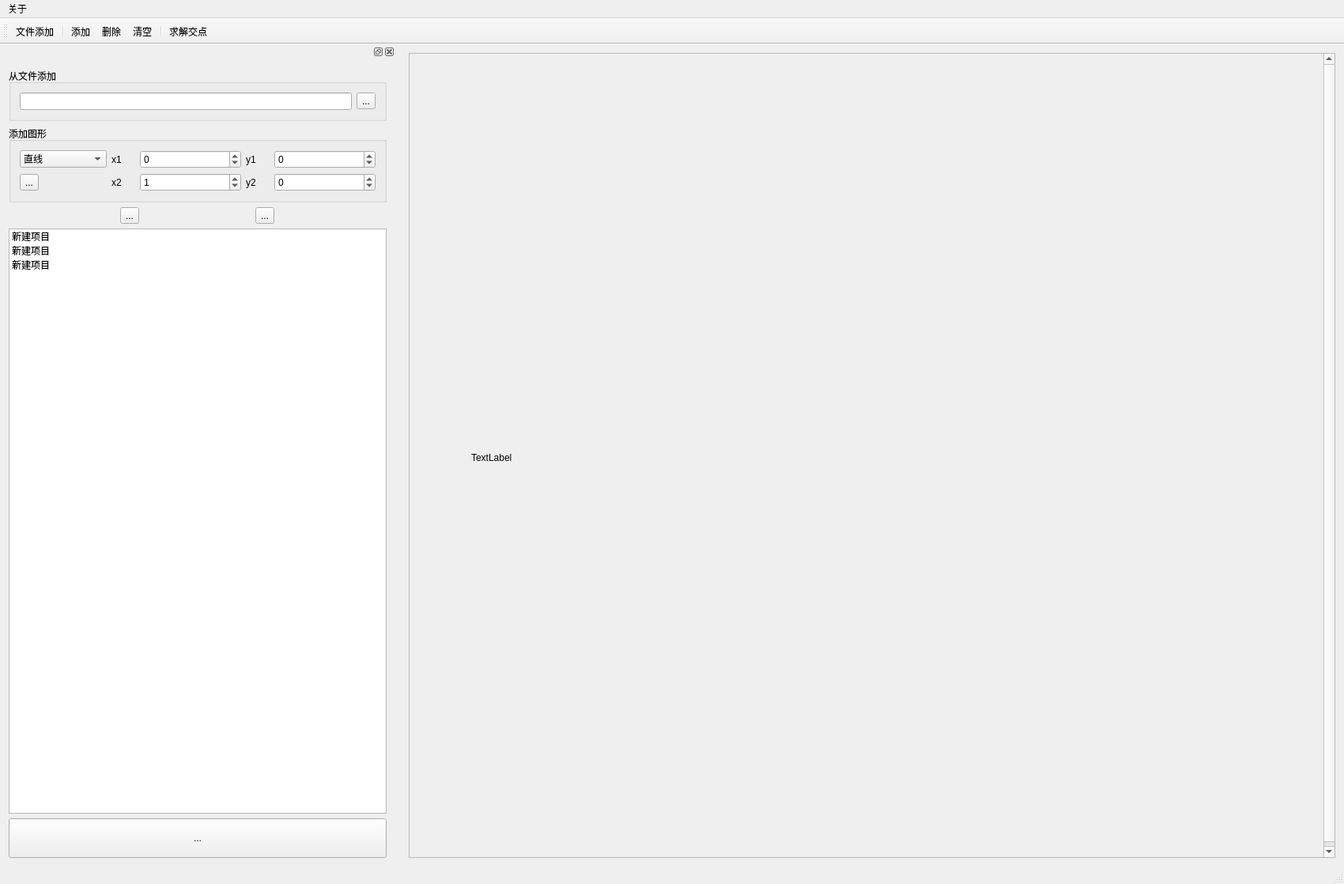
<?xml version="1.0" encoding="UTF-8"?>
<ui version="4.0">
 <class>IntersectionGUIClass</class>
 <widget class="QMainWindow" name="IntersectionGUIClass">
  <property name="geometry">
   <rect>
    <x>0</x>
    <y>0</y>
    <width>1700</width>
    <height>1118</height>
   </rect>
  </property>
  <property name="sizePolicy">
   <sizepolicy hsizetype="Minimum" vsizetype="Minimum">
    <horstretch>0</horstretch>
    <verstretch>0</verstretch>
   </sizepolicy>
  </property>
  <property name="minimumSize">
   <size>
    <width>1000</width>
    <height>1000</height>
   </size>
  </property>
  <property name="maximumSize">
   <size>
    <width>1700</width>
    <height>1200</height>
   </size>
  </property>
  <property name="windowTitle">
   <string>IntersectionGUI</string>
  </property>
  <widget class="QWidget" name="centralWidget">
   <layout class="QHBoxLayout" name="horizontalLayout_4">
    <item>
     <widget class="QScrollArea" name="scrollArea4">
      <property name="widgetResizable">
       <bool>true</bool>
      </property>
      <widget class="QWidget" name="scrollAreaWidgetContents">
       <property name="geometry">
        <rect>
         <x>0</x>
         <y>0</y>
         <width>1120</width>
         <height>1036</height>
        </rect>
       </property>
       <layout class="QHBoxLayout" name="horizontalLayout_3">
        <item>
         <widget class="QLabel" name="canvas">
          <property name="sizePolicy">
           <sizepolicy hsizetype="Fixed" vsizetype="Fixed">
            <horstretch>0</horstretch>
            <verstretch>0</verstretch>
           </sizepolicy>
          </property>
          <property name="minimumSize">
           <size>
            <width>1000</width>
            <height>1000</height>
           </size>
          </property>
          <property name="maximumSize">
           <size>
            <width>1000</width>
            <height>1000</height>
           </size>
          </property>
          <property name="text">
           <string>TextLabel</string>
          </property>
         </widget>
        </item>
       </layout>
      </widget>
     </widget>
    </item>
   </layout>
  </widget>
  <widget class="QMenuBar" name="menuBar">
   <property name="geometry">
    <rect>
     <x>0</x>
     <y>0</y>
     <width>1700</width>
     <height>37</height>
    </rect>
   </property>
   <widget class="QMenu" name="menu">
    <property name="title">
     <string>关于</string>
    </property>
    <addaction name="actAbout"/>
   </widget>
   <addaction name="menu"/>
  </widget>
  <widget class="QToolBar" name="mainToolBar">
   <attribute name="toolBarArea">
    <enum>TopToolBarArea</enum>
   </attribute>
   <attribute name="toolBarBreak">
    <bool>false</bool>
   </attribute>
   <addaction name="actAddFile"/>
   <addaction name="separator"/>
   <addaction name="actAddShape"/>
   <addaction name="actDelShape"/>
   <addaction name="actClear"/>
   <addaction name="separator"/>
   <addaction name="actSolve"/>
  </widget>
  <widget class="QStatusBar" name="statusBar"/>
  <widget class="QDockWidget" name="FunctionArea">
   <property name="minimumSize">
    <size>
     <width>500</width>
     <height>805</height>
    </size>
   </property>
   <property name="maximumSize">
    <size>
     <width>500</width>
     <height>524287</height>
    </size>
   </property>
   <attribute name="dockWidgetArea">
    <number>1</number>
   </attribute>
   <widget class="QWidget" name="dockWidgetContents">
    <layout class="QVBoxLayout" name="verticalLayout">
     <item>
      <layout class="QVBoxLayout" name="functionArea">
       <property name="sizeConstraint">
        <enum>QLayout::SetDefaultConstraint</enum>
       </property>
       <item>
        <widget class="QGroupBox" name="groupBox">
         <property name="title">
          <string>从文件添加</string>
         </property>
         <layout class="QHBoxLayout" name="horizontalLayout">
          <item>
           <widget class="QLineEdit" name="fileName"/>
          </item>
          <item>
           <widget class="QToolButton" name="tBtnAddFile">
            <property name="text">
             <string>...</string>
            </property>
            <property name="toolButtonStyle">
             <enum>Qt::ToolButtonTextBesideIcon</enum>
            </property>
           </widget>
          </item>
         </layout>
        </widget>
       </item>
       <item>
        <widget class="QGroupBox" name="groupBox_2">
         <property name="title">
          <string>添加图形</string>
         </property>
         <layout class="QGridLayout" name="gridLayout">
          <item row="0" column="1">
           <widget class="QLabel" name="label1">
            <property name="maximumSize">
             <size>
              <width>30</width>
              <height>16777215</height>
             </size>
            </property>
            <property name="text">
             <string>x1</string>
            </property>
           </widget>
          </item>
          <item row="0" column="0">
           <widget class="QComboBox" name="shapeType">
            <property name="minimumSize">
             <size>
              <width>110</width>
              <height>0</height>
             </size>
            </property>
            <item>
             <property name="text">
              <string>直线</string>
             </property>
             <property name="icon">
              <iconset resource="IntersectionGUI.qrc">
               <normaloff>:/IntersectionGUI/Resources/Icons/line.png</normaloff>:/IntersectionGUI/Resources/Icons/line.png</iconset>
             </property>
            </item>
            <item>
             <property name="text">
              <string>线段</string>
             </property>
             <property name="icon">
              <iconset resource="IntersectionGUI.qrc">
               <normaloff>:/IntersectionGUI/Resources/Icons/seg.png</normaloff>:/IntersectionGUI/Resources/Icons/seg.png</iconset>
             </property>
            </item>
            <item>
             <property name="text">
              <string>射线</string>
             </property>
             <property name="icon">
              <iconset resource="IntersectionGUI.qrc">
               <normaloff>:/IntersectionGUI/Resources/Icons/ray.png</normaloff>:/IntersectionGUI/Resources/Icons/ray.png</iconset>
             </property>
            </item>
            <item>
             <property name="text">
              <string>圆</string>
             </property>
             <property name="icon">
              <iconset resource="IntersectionGUI.qrc">
               <normaloff>:/IntersectionGUI/Resources/Icons/circ.png</normaloff>:/IntersectionGUI/Resources/Icons/circ.png</iconset>
             </property>
            </item>
           </widget>
          </item>
          <item row="0" column="2">
           <widget class="QSpinBox" name="data1">
            <property name="minimum">
             <number>-99999</number>
            </property>
            <property name="maximum">
             <number>99999</number>
            </property>
           </widget>
          </item>
          <item row="0" column="5">
           <widget class="QSpinBox" name="data2">
            <property name="minimum">
             <number>-99999</number>
            </property>
            <property name="maximum">
             <number>99999</number>
            </property>
           </widget>
          </item>
          <item row="1" column="1">
           <widget class="QLabel" name="label3">
            <property name="text">
             <string>x2</string>
            </property>
           </widget>
          </item>
          <item row="1" column="2">
           <widget class="QSpinBox" name="data3">
            <property name="minimum">
             <number>-99999</number>
            </property>
            <property name="maximum">
             <number>99999</number>
            </property>
            <property name="value">
             <number>1</number>
            </property>
           </widget>
          </item>
          <item row="1" column="0">
           <widget class="QToolButton" name="tBtnAddShape">
            <property name="text">
             <string>...</string>
            </property>
            <property name="toolButtonStyle">
             <enum>Qt::ToolButtonTextBesideIcon</enum>
            </property>
           </widget>
          </item>
          <item row="1" column="4">
           <widget class="QLabel" name="label4">
            <property name="text">
             <string>y2</string>
            </property>
           </widget>
          </item>
          <item row="1" column="5">
           <widget class="QSpinBox" name="data4">
            <property name="minimum">
             <number>-99999</number>
            </property>
            <property name="maximum">
             <number>99999</number>
            </property>
           </widget>
          </item>
          <item row="0" column="4">
           <widget class="QLabel" name="label2">
            <property name="maximumSize">
             <size>
              <width>30</width>
              <height>16777215</height>
             </size>
            </property>
            <property name="text">
             <string>y1</string>
            </property>
           </widget>
          </item>
         </layout>
        </widget>
       </item>
       <item>
        <layout class="QHBoxLayout" name="horizontalLayout_2">
         <item>
          <widget class="QToolButton" name="tBtnDelShape">
           <property name="text">
            <string>...</string>
           </property>
           <property name="toolButtonStyle">
            <enum>Qt::ToolButtonTextBesideIcon</enum>
           </property>
          </widget>
         </item>
         <item>
          <widget class="QToolButton" name="tBtnClear">
           <property name="text">
            <string>...</string>
           </property>
           <property name="toolButtonStyle">
            <enum>Qt::ToolButtonTextBesideIcon</enum>
           </property>
          </widget>
         </item>
        </layout>
       </item>
       <item>
        <widget class="QListWidget" name="listWidget">
         <item>
          <property name="text">
           <string>新建项目</string>
          </property>
          <property name="checkState">
           <enum>Unchecked</enum>
          </property>
         </item>
         <item>
          <property name="text">
           <string>新建项目</string>
          </property>
         </item>
         <item>
          <property name="text">
           <string>新建项目</string>
          </property>
         </item>
        </widget>
       </item>
       <item>
        <widget class="QToolButton" name="tBtnSolve">
         <property name="sizePolicy">
          <sizepolicy hsizetype="Minimum" vsizetype="Fixed">
           <horstretch>0</horstretch>
           <verstretch>0</verstretch>
          </sizepolicy>
         </property>
         <property name="minimumSize">
          <size>
           <width>0</width>
           <height>50</height>
          </size>
         </property>
         <property name="cursor">
          <cursorShape>PointingHandCursor</cursorShape>
         </property>
         <property name="text">
          <string>...</string>
         </property>
         <property name="toolButtonStyle">
          <enum>Qt::ToolButtonTextUnderIcon</enum>
         </property>
        </widget>
       </item>
      </layout>
     </item>
    </layout>
   </widget>
  </widget>
  <action name="actAddShape">
   <property name="icon">
    <iconset resource="IntersectionGUI.qrc">
     <normaloff>:/IntersectionGUI/Resources/Icons/Add.ico</normaloff>:/IntersectionGUI/Resources/Icons/Add.ico</iconset>
   </property>
   <property name="text">
    <string>添加</string>
   </property>
   <property name="toolTip">
    <string>添加</string>
   </property>
   <property name="shortcut">
    <string>Ctrl+A</string>
   </property>
  </action>
  <action name="actDelShape">
   <property name="icon">
    <iconset resource="IntersectionGUI.qrc">
     <normaloff>:/IntersectionGUI/Resources/Icons/Delete.ico</normaloff>:/IntersectionGUI/Resources/Icons/Delete.ico</iconset>
   </property>
   <property name="text">
    <string>删除</string>
   </property>
   <property name="toolTip">
    <string>删除</string>
   </property>
  </action>
  <action name="actAddFile">
   <property name="icon">
    <iconset resource="IntersectionGUI.qrc">
     <normaloff>:/IntersectionGUI/Resources/Icons/Add file.ico</normaloff>:/IntersectionGUI/Resources/Icons/Add file.ico</iconset>
   </property>
   <property name="text">
    <string>文件添加</string>
   </property>
   <property name="toolTip">
    <string>文件添加</string>
   </property>
   <property name="shortcut">
    <string>Ctrl+F</string>
   </property>
  </action>
  <action name="actClear">
   <property name="icon">
    <iconset resource="IntersectionGUI.qrc">
     <normaloff>:/IntersectionGUI/Resources/Icons/clear2.png</normaloff>:/IntersectionGUI/Resources/Icons/clear2.png</iconset>
   </property>
   <property name="text">
    <string>清空</string>
   </property>
   <property name="toolTip">
    <string>清空</string>
   </property>
  </action>
  <action name="actSolve">
   <property name="icon">
    <iconset resource="IntersectionGUI.qrc">
     <normaloff>:/IntersectionGUI/Resources/Icons/calcu2.png</normaloff>:/IntersectionGUI/Resources/Icons/calcu2.png</iconset>
   </property>
   <property name="text">
    <string>求解交点</string>
   </property>
   <property name="toolTip">
    <string>求解交点</string>
   </property>
  </action>
  <action name="actAbout">
   <property name="text">
    <string>关于“交点求解大师”</string>
   </property>
   <property name="toolTip">
    <string>关于“交点求解大师”</string>
   </property>
  </action>
 </widget>
 <layoutdefault spacing="6" margin="11"/>
 <resources>
  <include location="IntersectionGUI.qrc"/>
 </resources>
 <connections/>
</ui>
